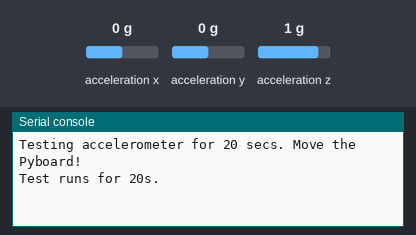
Recording of a program running on a simulated pyboard running MicroPython. On the bench: the last lines printed to the serial console. Inputs (shaded band) come from the test bench; at power-on: acceleration x 0 g, acceleration y 0 g, acceleration z 1 g.

Above: at 1.2 s.
1.3 s: acceleration x set to -1.4 g
At 2.0 s:
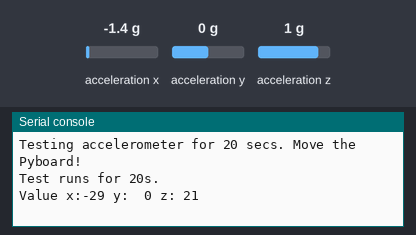
4.3 s: acceleration y set to -1.4 g
At 4.8 s:
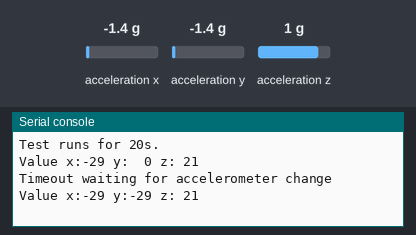
5.8 s: acceleration z set to -1.4 g
At 6.2 s:
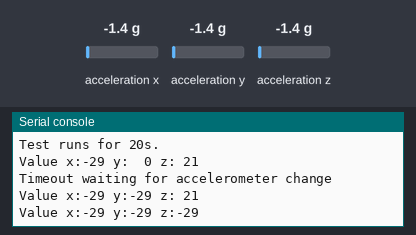
7.3 s: acceleration x set to 0 g
At 8.5 s:
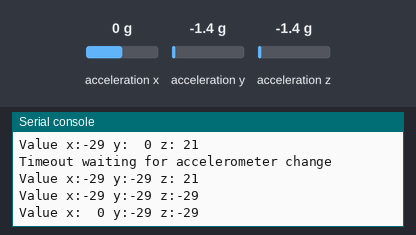
8.8 s: acceleration y set to 0 g
At 10.0 s:
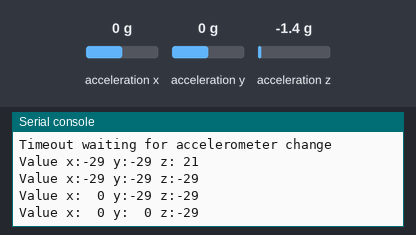
10.3 s: acceleration z set to 0 g
At 11.6 s:
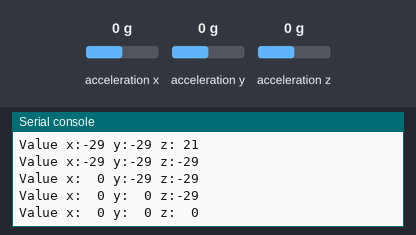

The program:

apoll.py
```python
# Demonstration of a device driver using a coroutine to poll a dvice.
# Runs on Pyboard: displays results from the onboard accelerometer.
# Uses crude filtering to discard noisy data.

# Author: Peter Hinch
# Copyright Peter Hinch 2017 Released under the MIT license

import uasyncio as asyncio
import pyb
import utime as time

class Accelerometer(object):
    threshold_squared = 16
    def __init__(self, accelhw, timeout):
        self.accelhw = accelhw
        self.timeout = timeout
        self.last_change = time.ticks_ms()
        self.coords = [accelhw.x(), accelhw.y(), accelhw.z()]

    def dsquared(self, xyz):            # Return the square of the distance between this and a passed
        return sum(map(lambda p, q : (p-q)**2, self.coords, xyz)) # acceleration vector

    def poll(self):                     # Device is noisy. Only update if change exceeds a threshold
        xyz = [self.accelhw.x(), self.accelhw.y(), self.accelhw.z()]
        if self.dsquared(xyz) > Accelerometer.threshold_squared:
            self.coords = xyz
            self.last_change = time.ticks_ms()
            return 0
        return time.ticks_diff(time.ticks_ms(), self.last_change)

    def vector(self):
        return self.coords

    def timed_out(self):                # Time since last change or last timeout report
        if time.ticks_diff(time.ticks_ms(), self.last_change) > self.timeout:
            self.last_change = time.ticks_ms()
            return True
        return False

async def accel_coro(timeout = 2000):
    accelhw = pyb.Accel()               # Instantiate accelerometer hardware
    await asyncio.sleep_ms(30)          # Allow it to settle
    accel = Accelerometer(accelhw, timeout)
    while True:
        result = accel.poll()
        if result == 0:                 # Value has changed
            x, y, z = accel.vector()
            print("Value x:{:3d} y:{:3d} z:{:3d}".format(x, y, z))
        elif accel.timed_out():         # Report every 2 secs
            print("Timeout waiting for accelerometer change")
        await asyncio.sleep_ms(100)     # Poll every 100ms


async def main(delay):
    print('Testing accelerometer for {} secs. Move the Pyboard!'.format(delay))
    print('Test runs for 20s.')
    asyncio.create_task(accel_coro())
    await asyncio.sleep(delay)
    print('Test complete!')

asyncio.run(main(20))
```

Measured:
- after the input at 1.3 s, the serial console: prints a new line at once (image 1)
- after the input at 4.3 s, the serial console: prints a new line after 0.05 s (image 2)
- after the input at 5.8 s, the serial console: prints a new line after 0.06 s (image 3)
- after the input at 7.3 s, the serial console: prints a new line after 0.07 s (image 4)
- after the input at 8.8 s, the serial console: prints a new line after 0.07 s (image 5)
- after the input at 10.3 s, the serial console: prints a new line after 0.08 s (image 6)
